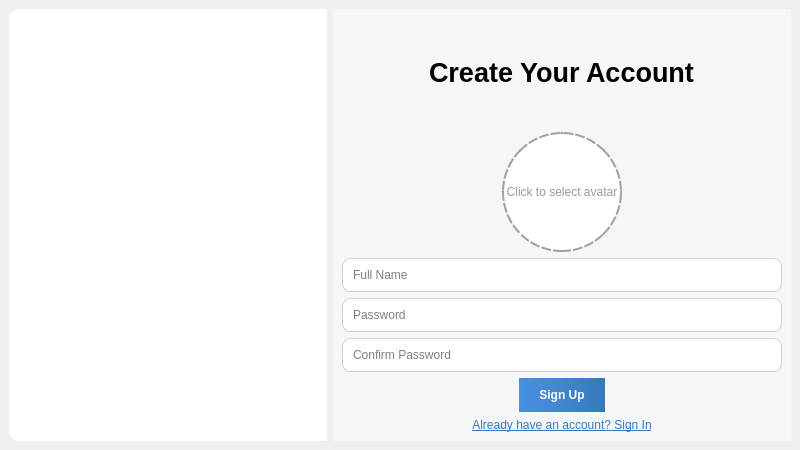
<?xml version="1.0" encoding="UTF-8"?>
<ui version="4.0">
 <class>SignUpWindow</class>
 <widget class="QMainWindow" name="SignUpWindow">
  <property name="geometry">
   <rect>
    <x>0</x>
    <y>0</y>
    <width>800</width>
    <height>450</height>
   </rect>
  </property>
  <property name="windowTitle">
   <string>Sign Up</string>
  </property>
  <widget class="QWidget" name="centralwidget">
   <layout class="QHBoxLayout" name="horizontalLayout">
    <item>
     <widget class="QFrame" name="leftFrame">
      <property name="minimumSize">
       <size>
        <width>300</width>
        <height>0</height>
       </size>
      </property>
      <property name="styleSheet">
       <string notr="true">background-color: #FFFFFF;
border-top-left-radius: 10px;
border-bottom-left-radius: 10px;</string>
      </property>
      <layout class="QVBoxLayout" name="verticalLayout_2">
       <item>
        <widget class="QLabel" name="logoLabel">
            <property name="minimumSize">
                <size>
                    <width>300</width>
                    <height>300</height>
                </size>
            </property>
            <property name="pixmap">
                <pixmap></pixmap>
            </property>
            <property name="scaledContents">
                <bool>true</bool>
            </property>
        </widget>
       </item>
       <item>
        <spacer name="verticalSpacer">
         <property name="orientation">
          <enum>Qt::Vertical</enum>
         </property>
         <property name="sizeHint" stdset="0">
          <size>
           <width>20</width>
           <height>300</height>
          </size>
         </property>
        </spacer>
       </item>
      </layout>
     </widget>
    </item>
    <item>
     <widget class="QFrame" name="rightFrame">
      <property name="styleSheet">
       <string notr="true">background-color: #F5F6FA;</string>
      </property>
      <layout class="QVBoxLayout" name="verticalLayout">
       <item alignment="Qt::AlignHCenter">
        <widget class="QLabel" name="titleLabel">
         <property name="font">
          <font>
           <pointsize>20</pointsize>
           <bold>true</bold>
          </font>
         </property>
         <property name="text">
          <string>Create Your Account</string>
         </property>
        </widget>
       </item>
       <item alignment="Qt::AlignHCenter">
        <widget class="QLabel" name="avatarLabel">
         <property name="minimumSize">
          <size>
           <width>120</width>
           <height>120</height>
          </size>
         </property>
         <property name="maximumSize">
          <size>
           <width>120</width>
           <height>120</height>
          </size>
         </property>
         <property name="styleSheet">
          <string notr="true">QLabel {
 border: 2px dashed #A0A0A0;
 border-radius: 60px;
 background-color: #ffffff;
 color: #999999;
}
QLabel:hover {
 border: 2px solid #4A90E2;
 color: #4A90E2;
}</string>
         </property>
         <property name="alignment">
          <set>Qt::AlignCenter</set>
         </property>
         <property name="text">
          <string>Click to select avatar</string>
         </property>
        </widget>
       </item>
       <item>
        <widget class="QLineEdit" name="nameInput">
         <property name="styleSheet">
          <string notr="true">QLineEdit {
 border: 1px solid #D0D0D0;
 border-radius: 8px;
 padding: 8px;
 background-color: white;
}</string>
         </property>
         <property name="placeholderText">
          <string>Full Name</string>
         </property>
        </widget>
       </item>
       <item>
        <widget class="QLineEdit" name="passwordInput">
         <property name="styleSheet">
          <string notr="true">QLineEdit {
 border: 1px solid #D0D0D0;
 border-radius: 8px;
 padding: 8px;
 background-color: white;
}</string>
         </property>
         <property name="echoMode">
          <enum>QLineEdit::Password</enum>
         </property>
         <property name="placeholderText">
          <string>Password</string>
         </property>
        </widget>
       </item>
       <item>
        <widget class="QLineEdit" name="confirmInput">
         <property name="styleSheet">
          <string notr="true">QLineEdit {
 border: 1px solid #D0D0D0;
 border-radius: 8px;
 padding: 8px;
 background-color: white;
}</string>
         </property>
         <property name="echoMode">
          <enum>QLineEdit::Password</enum>
         </property>
         <property name="placeholderText">
          <string>Confirm Password</string>
         </property>
        </widget>
       </item>
       <item alignment="Qt::AlignHCenter">
        <widget class="QPushButton" name="signUpButton">
         <property name="styleSheet">
          <string notr="true">QPushButton {
 background-color: qlineargradient(spread:pad, x1:0, y1:0, x2:1, y2:0, stop:0 #4A90E2, stop:1 #357ABD);
 color: white;
 border-radius: 20px;
 padding: 10px 20px;
 font-weight: bold;
}
QPushButton:hover {
 background-color: qlineargradient(spread:pad, x1:0, y1:0, x2:1, y2:0, stop:0 #5AA0F2, stop:1 #468BDC);
}</string>
         </property>
         <property name="text">
          <string>Sign Up</string>
         </property>
        </widget>
       </item>
       <item alignment="Qt::AlignHCenter">
        <widget class="QPushButton" name="signInButton">
         <property name="styleSheet">
          <string notr="true">QPushButton {
 background-color: transparent;
 color: #357ABD;
 border: none;
 text-decoration: underline;
}
QPushButton:hover {
 color: #5AA0F2;
}</string>
         </property>
         <property name="text">
          <string>Already have an account? Sign In</string>
         </property>
        </widget>
       </item>
      </layout>
     </widget>
    </item>
   </layout>
  </widget>
 </widget>
 <resources/>
 <connections/>
</ui>
